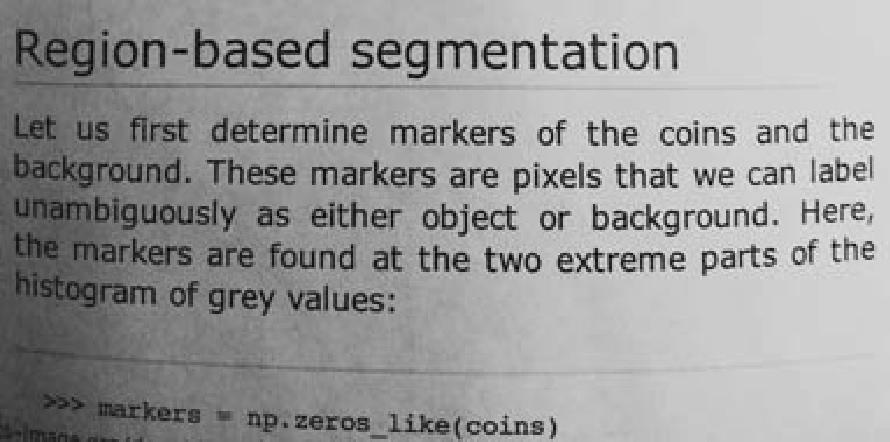
#> input picture Python Codes & Projects/Pattern Recognition/TP3/Texte_NG.jpg, 890 x 442 px
$ python TP3_2.py
#> lines starting #> are read from the running program, lines starting #| are printed output that depends on the picture; after the words box and inside, x2 and y2 are one past the last pixel; in counts of white or black regions, pixels touching at a corner belong together
# -*- coding: utf-8 -*-
"""
Created on Thu Nov  3 10:38:53 2022

@author: Mohamed Aziz Karoui
"""

import numpy as np
import matplotlib.pyplot as plt
from PIL import Image
import cv2 as cv
from skimage import data
from scipy import signal
from matplotlib.pyplot import imshow, get_cmap
from skimage.filters import median


img = cv.imread("Texte_NG.jpg",0)
#> img is the input picture: shape (442, 890); min 0, max 247, mean 153.1


"""OTSU"""

import numpy as np
import cv2 as cv

fenetre = 'Image OTSU'
cv.namedWindow(fenetre)
thresh,imgbin=cv.threshold(img,0,255,cv.THRESH_OTSU)
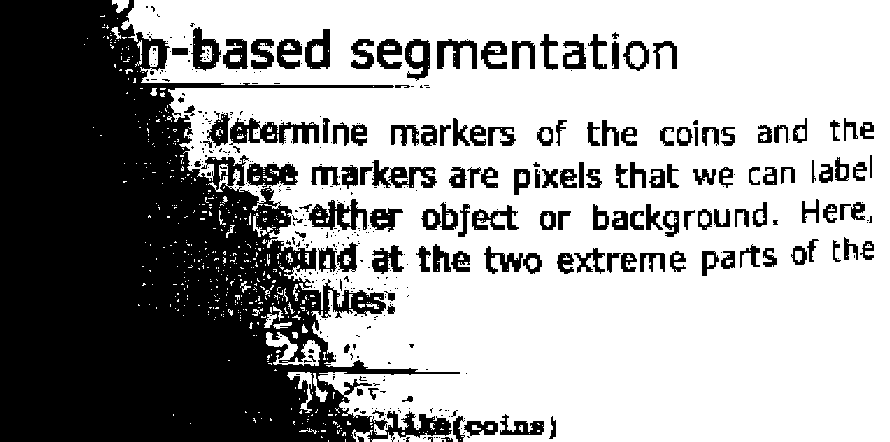
#> imgbin: shape (442, 890); 63.1% white; 457 black regions (311 under 20 px), largest, box (x1, y1, x2, y2) and area: (0, 0, 460, 442) 112047, (229, 118, 319, 145) 1253, (308, 199, 367, 230) 959
#> thresh = 141
cv.imshow(fenetre,imgbin)
print( 'Valeur seuil OTSU ', thresh)
#| Valeur seuil OTSU  141.0
cv.waitKey(0)
cv.destroyAllWindows()

""" globale et adaptative"""

ret,th1 = cv.threshold(img,150,255,cv.THRESH_BINARY) # binarisation
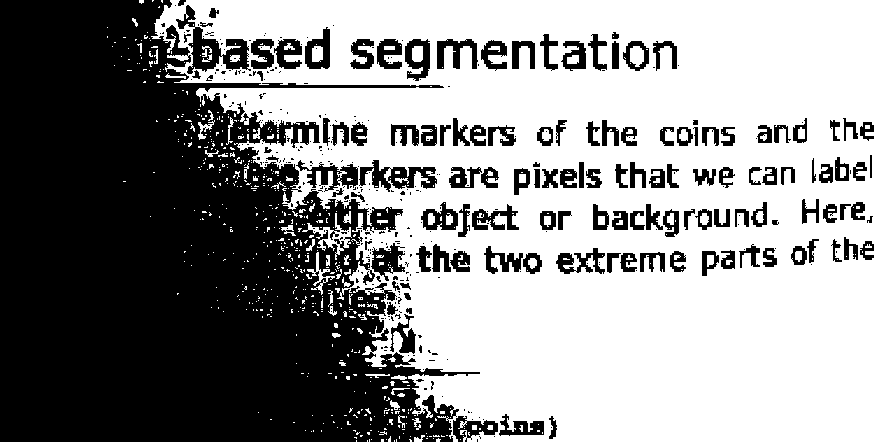
#> th1: shape (442, 890); 57.3% white; 413 black regions (282 under 20 px), largest, box (x1, y1, x2, y2) and area: (0, 0, 480, 442) 136620, (176, 5, 251, 74) 1642, (359, 160, 437, 192) 1121
th2 = cv.adaptiveThreshold(img,255,cv.ADAPTIVE_THRESH_MEAN_C,\
            cv.THRESH_BINARY,15,2)
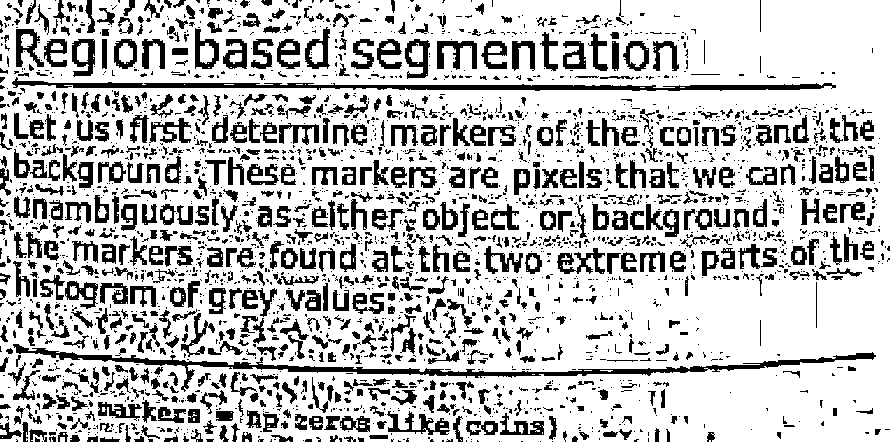
#> th2: shape (442, 890); 75.4% white; 2756 black regions (1913 under 20 px), largest, box (x1, y1, x2, y2) and area: (13, 344, 876, 392) 4343, (12, 77, 836, 91) 3760, (387, 411, 450, 435) 593
th3 = cv.adaptiveThreshold(img,255,cv.ADAPTIVE_THRESH_GAUSSIAN_C,\
            cv.THRESH_BINARY,15,2)
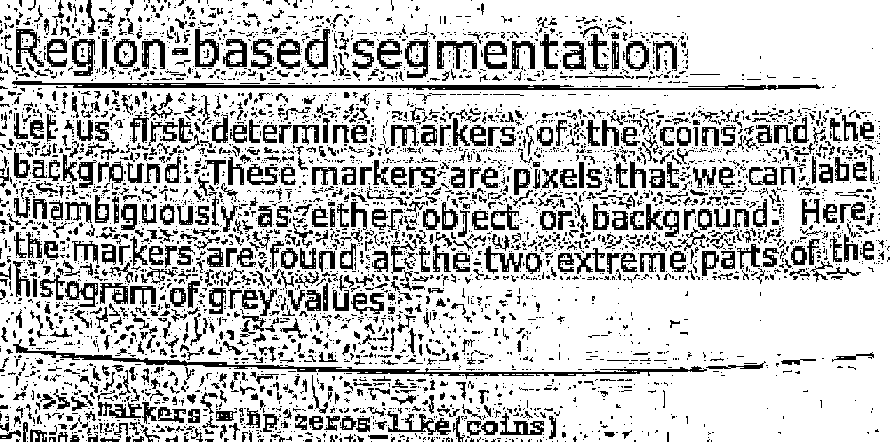
#> th3: shape (442, 890); 76.2% white; 4580 black regions (3651 under 20 px), largest, box (x1, y1, x2, y2) and area: (12, 81, 821, 90) 2895, (13, 339, 707, 379) 2615, (387, 411, 451, 435) 528

titles = [' Image original', 'Seuillage global (v = 150)',
            'Seuillage moyen adaptatif', 'Seuillage gaussien adaptatif']
images = [img, th1, th2, th3]

for i in range(4):

    plt.subplot(2,2,i+1),plt.imshow(images[i],'gray')
    plt.title(titles[i])
    plt.xticks([]),plt.yticks([])
plt.show()
#> (the run stopped early here; a loop or call above may not have finished)
